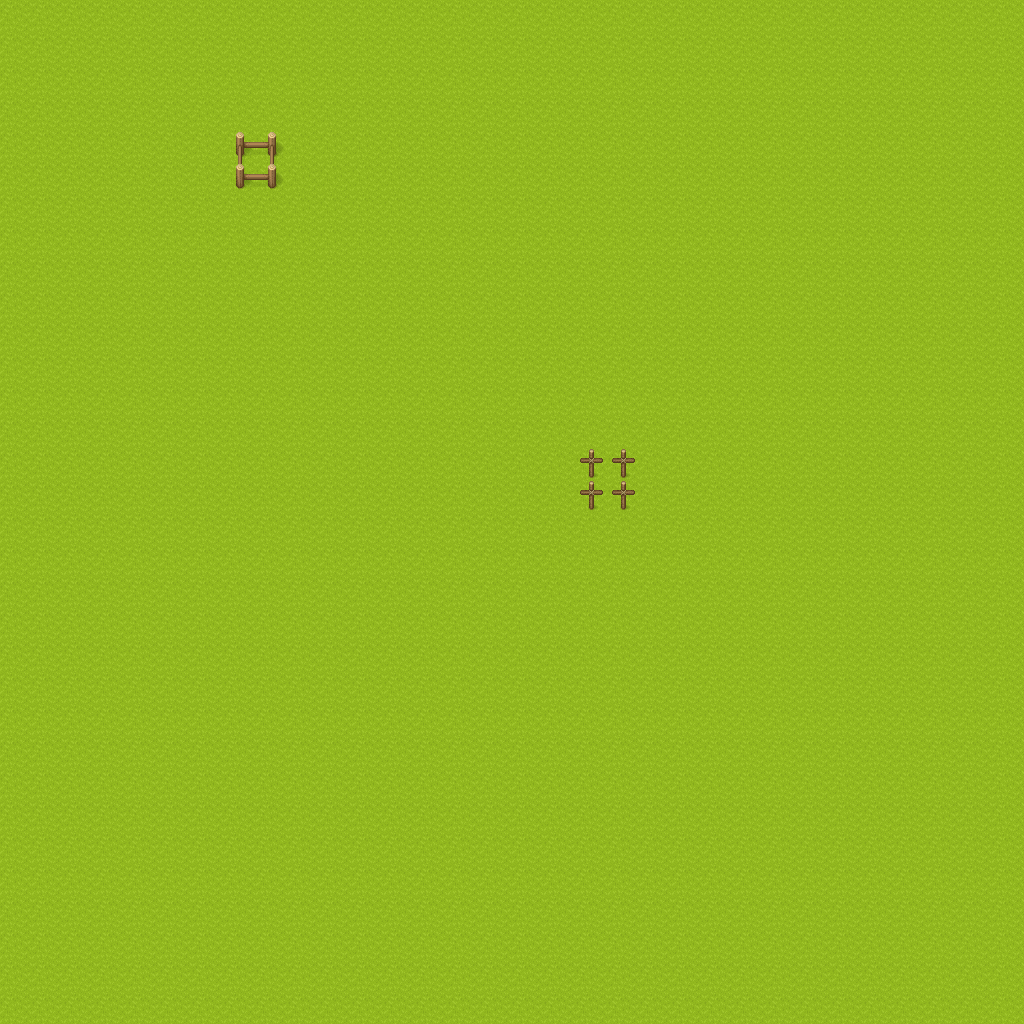

This game map was drawn from its Tiled (.tmx) file and the tilesets committed beside it. A one-line description and the full map source follow:
An orthogonal 32x32 tile map with 32x32 px tiles, 3 tile layers (ground, start, hamburgExit).

<map version="1.4" tiledversion="1.4.3" orientation="orthogonal" renderorder="right-down" width="32" height="32" tilewidth="32" tileheight="32" infinite="0" nextlayerid="5" nextobjectid="1">
 <editorsettings>
  <export target="gaengeviertel.json" format="json" />
 </editorsettings>
 <tileset firstgid="1" source="../cija_expansion.tsx" />
 <layer id="1" name="ground" width="32" height="32">
  <data encoding="csv">
1,1,1,1,1,1,1,1,1,1,1,1,1,1,1,1,1,1,1,1,1,1,1,1,1,1,1,1,1,1,1,1,
1,1,1,1,1,1,1,1,1,1,1,1,1,1,1,1,1,1,1,1,1,1,1,1,1,1,1,1,1,1,1,1,
1,1,1,1,1,1,1,1,1,1,1,1,1,1,1,1,1,1,1,1,1,1,1,1,1,1,1,1,1,1,1,1,
1,1,1,1,1,1,1,1,1,1,1,1,1,1,1,1,1,1,1,1,1,1,1,1,1,1,1,1,1,1,1,1,
1,1,1,1,1,1,1,1,1,1,1,1,1,1,1,1,1,1,1,1,1,1,1,1,1,1,1,1,1,1,1,1,
1,1,1,1,1,1,1,1,1,1,1,1,1,1,1,1,1,1,1,1,1,1,1,1,1,1,1,1,1,1,1,1,
1,1,1,1,1,1,1,1,1,1,1,1,1,1,1,1,1,1,1,1,1,1,1,1,1,1,1,1,1,1,1,1,
1,1,1,1,1,1,1,1,1,1,1,1,1,1,1,1,1,1,1,1,1,1,1,1,1,1,1,1,1,1,1,1,
1,1,1,1,1,1,1,1,1,1,1,1,1,1,1,1,1,1,1,1,1,1,1,1,1,1,1,1,1,1,1,1,
1,1,1,1,1,1,1,1,1,1,1,1,1,1,1,1,1,1,1,1,1,1,1,1,1,1,1,1,1,1,1,1,
1,1,1,1,1,1,1,1,1,1,1,1,1,1,1,1,1,1,1,1,1,1,1,1,1,1,1,1,1,1,1,1,
1,1,1,1,1,1,1,1,1,1,1,1,1,1,1,1,1,1,1,1,1,1,1,1,1,1,1,1,1,1,1,1,
1,1,1,1,1,1,1,1,1,1,1,1,1,1,1,1,1,1,1,1,1,1,1,1,1,1,1,1,1,1,1,1,
1,1,1,1,1,1,1,1,1,1,1,1,1,1,1,1,1,1,1,1,1,1,1,1,1,1,1,1,1,1,1,1,
1,1,1,1,1,1,1,1,1,1,1,1,1,1,1,1,1,1,1,1,1,1,1,1,1,1,1,1,1,1,1,1,
1,1,1,1,1,1,1,1,1,1,1,1,1,1,1,1,1,1,1,1,1,1,1,1,1,1,1,1,1,1,1,1,
1,1,1,1,1,1,1,1,1,1,1,1,1,1,1,1,1,1,1,1,1,1,1,1,1,1,1,1,1,1,1,1,
1,1,1,1,1,1,1,1,1,1,1,1,1,1,1,1,1,1,1,1,1,1,1,1,1,1,1,1,1,1,1,1,
1,1,1,1,1,1,1,1,1,1,1,1,1,1,1,1,1,1,1,1,1,1,1,1,1,1,1,1,1,1,1,1,
1,1,1,1,1,1,1,1,1,1,1,1,1,1,1,1,1,1,1,1,1,1,1,1,1,1,1,1,1,1,1,1,
1,1,1,1,1,1,1,1,1,1,1,1,1,1,1,1,1,1,1,1,1,1,1,1,1,1,1,1,1,1,1,1,
1,1,1,1,1,1,1,1,1,1,1,1,1,1,1,1,1,1,1,1,1,1,1,1,1,1,1,1,1,1,1,1,
1,1,1,1,1,1,1,1,1,1,1,1,1,1,1,1,1,1,1,1,1,1,1,1,1,1,1,1,1,1,1,1,
1,1,1,1,1,1,1,1,1,1,1,1,1,1,1,1,1,1,1,1,1,1,1,1,1,1,1,1,1,1,1,1,
1,1,1,1,1,1,1,1,1,1,1,1,1,1,1,1,1,1,1,1,1,1,1,1,1,1,1,1,1,1,1,1,
1,1,1,1,1,1,1,1,1,1,1,1,1,1,1,1,1,1,1,1,1,1,1,1,1,1,1,1,1,1,1,1,
1,1,1,1,1,1,1,1,1,1,1,1,1,1,1,1,1,1,1,1,1,1,1,1,1,1,1,1,1,1,1,1,
1,1,1,1,1,1,1,1,1,1,1,1,1,1,1,1,1,1,1,1,1,1,1,1,1,1,1,1,1,1,1,1,
1,1,1,1,1,1,1,1,1,1,1,1,1,1,1,1,1,1,1,1,1,1,1,1,1,1,1,1,1,1,1,1,
1,1,1,1,1,1,1,1,1,1,1,1,1,1,1,1,1,1,1,1,1,1,1,1,1,1,1,1,1,1,1,1,
1,1,1,1,1,1,1,1,1,1,1,1,1,1,1,1,1,1,1,1,1,1,1,1,1,1,1,1,1,1,1,1,
1,1,1,1,1,1,1,1,1,1,1,1,1,1,1,1,1,1,1,1,1,1,1,1,1,1,1,1,1,1,1,1
</data>
 </layer>
 <objectgroup id="2" name="floorLayer" />
 <layer id="3" name="start" width="32" height="32">
  <properties>
   <property name="startLayer" type="bool" value="true" />
  </properties>
  <data encoding="csv">
0,0,0,0,0,0,0,0,0,0,0,0,0,0,0,0,0,0,0,0,0,0,0,0,0,0,0,0,0,0,0,0,
0,0,0,0,0,0,0,0,0,0,0,0,0,0,0,0,0,0,0,0,0,0,0,0,0,0,0,0,0,0,0,0,
0,0,0,0,0,0,0,0,0,0,0,0,0,0,0,0,0,0,0,0,0,0,0,0,0,0,0,0,0,0,0,0,
0,0,0,0,0,0,0,0,0,0,0,0,0,0,0,0,0,0,0,0,0,0,0,0,0,0,0,0,0,0,0,0,
0,0,0,0,0,0,0,333,334,0,0,0,0,0,0,0,0,0,0,0,0,0,0,0,0,0,0,0,0,0,0,0,
0,0,0,0,0,0,0,348,349,0,0,0,0,0,0,0,0,0,0,0,0,0,0,0,0,0,0,0,0,0,0,0,
0,0,0,0,0,0,0,0,0,0,0,0,0,0,0,0,0,0,0,0,0,0,0,0,0,0,0,0,0,0,0,0,
0,0,0,0,0,0,0,0,0,0,0,0,0,0,0,0,0,0,0,0,0,0,0,0,0,0,0,0,0,0,0,0,
0,0,0,0,0,0,0,0,0,0,0,0,0,0,0,0,0,0,0,0,0,0,0,0,0,0,0,0,0,0,0,0,
0,0,0,0,0,0,0,0,0,0,0,0,0,0,0,0,0,0,0,0,0,0,0,0,0,0,0,0,0,0,0,0,
0,0,0,0,0,0,0,0,0,0,0,0,0,0,0,0,0,0,0,0,0,0,0,0,0,0,0,0,0,0,0,0,
0,0,0,0,0,0,0,0,0,0,0,0,0,0,0,0,0,0,0,0,0,0,0,0,0,0,0,0,0,0,0,0,
0,0,0,0,0,0,0,0,0,0,0,0,0,0,0,0,0,0,0,0,0,0,0,0,0,0,0,0,0,0,0,0,
0,0,0,0,0,0,0,0,0,0,0,0,0,0,0,0,0,0,0,0,0,0,0,0,0,0,0,0,0,0,0,0,
0,0,0,0,0,0,0,0,0,0,0,0,0,0,0,0,0,0,0,0,0,0,0,0,0,0,0,0,0,0,0,0,
0,0,0,0,0,0,0,0,0,0,0,0,0,0,0,0,0,0,0,0,0,0,0,0,0,0,0,0,0,0,0,0,
0,0,0,0,0,0,0,0,0,0,0,0,0,0,0,0,0,0,0,0,0,0,0,0,0,0,0,0,0,0,0,0,
0,0,0,0,0,0,0,0,0,0,0,0,0,0,0,0,0,0,0,0,0,0,0,0,0,0,0,0,0,0,0,0,
0,0,0,0,0,0,0,0,0,0,0,0,0,0,0,0,0,0,0,0,0,0,0,0,0,0,0,0,0,0,0,0,
0,0,0,0,0,0,0,0,0,0,0,0,0,0,0,0,0,0,0,0,0,0,0,0,0,0,0,0,0,0,0,0,
0,0,0,0,0,0,0,0,0,0,0,0,0,0,0,0,0,0,0,0,0,0,0,0,0,0,0,0,0,0,0,0,
0,0,0,0,0,0,0,0,0,0,0,0,0,0,0,0,0,0,0,0,0,0,0,0,0,0,0,0,0,0,0,0,
0,0,0,0,0,0,0,0,0,0,0,0,0,0,0,0,0,0,0,0,0,0,0,0,0,0,0,0,0,0,0,0,
0,0,0,0,0,0,0,0,0,0,0,0,0,0,0,0,0,0,0,0,0,0,0,0,0,0,0,0,0,0,0,0,
0,0,0,0,0,0,0,0,0,0,0,0,0,0,0,0,0,0,0,0,0,0,0,0,0,0,0,0,0,0,0,0,
0,0,0,0,0,0,0,0,0,0,0,0,0,0,0,0,0,0,0,0,0,0,0,0,0,0,0,0,0,0,0,0,
0,0,0,0,0,0,0,0,0,0,0,0,0,0,0,0,0,0,0,0,0,0,0,0,0,0,0,0,0,0,0,0,
0,0,0,0,0,0,0,0,0,0,0,0,0,0,0,0,0,0,0,0,0,0,0,0,0,0,0,0,0,0,0,0,
0,0,0,0,0,0,0,0,0,0,0,0,0,0,0,0,0,0,0,0,0,0,0,0,0,0,0,0,0,0,0,0,
0,0,0,0,0,0,0,0,0,0,0,0,0,0,0,0,0,0,0,0,0,0,0,0,0,0,0,0,0,0,0,0,
0,0,0,0,0,0,0,0,0,0,0,0,0,0,0,0,0,0,0,0,0,0,0,0,0,0,0,0,0,0,0,0,
0,0,0,0,0,0,0,0,0,0,0,0,0,0,0,0,0,0,0,0,0,0,0,0,0,0,0,0,0,0,0,0
</data>
 </layer>
 <layer id="4" name="hamburgExit" width="32" height="32">
  <properties>
   <property name="exitUrl" value="../main.json#gaengeviertelStart" />
  </properties>
  <data encoding="csv">
0,0,0,0,0,0,0,0,0,0,0,0,0,0,0,0,0,0,0,0,0,0,0,0,0,0,0,0,0,0,0,0,
0,0,0,0,0,0,0,0,0,0,0,0,0,0,0,0,0,0,0,0,0,0,0,0,0,0,0,0,0,0,0,0,
0,0,0,0,0,0,0,0,0,0,0,0,0,0,0,0,0,0,0,0,0,0,0,0,0,0,0,0,0,0,0,0,
0,0,0,0,0,0,0,0,0,0,0,0,0,0,0,0,0,0,0,0,0,0,0,0,0,0,0,0,0,0,0,0,
0,0,0,0,0,0,0,0,0,0,0,0,0,0,0,0,0,0,0,0,0,0,0,0,0,0,0,0,0,0,0,0,
0,0,0,0,0,0,0,0,0,0,0,0,0,0,0,0,0,0,0,0,0,0,0,0,0,0,0,0,0,0,0,0,
0,0,0,0,0,0,0,0,0,0,0,0,0,0,0,0,0,0,0,0,0,0,0,0,0,0,0,0,0,0,0,0,
0,0,0,0,0,0,0,0,0,0,0,0,0,0,0,0,0,0,0,0,0,0,0,0,0,0,0,0,0,0,0,0,
0,0,0,0,0,0,0,0,0,0,0,0,0,0,0,0,0,0,0,0,0,0,0,0,0,0,0,0,0,0,0,0,
0,0,0,0,0,0,0,0,0,0,0,0,0,0,0,0,0,0,0,0,0,0,0,0,0,0,0,0,0,0,0,0,
0,0,0,0,0,0,0,0,0,0,0,0,0,0,0,0,0,0,0,0,0,0,0,0,0,0,0,0,0,0,0,0,
0,0,0,0,0,0,0,0,0,0,0,0,0,0,0,0,0,0,0,0,0,0,0,0,0,0,0,0,0,0,0,0,
0,0,0,0,0,0,0,0,0,0,0,0,0,0,0,0,0,0,0,0,0,0,0,0,0,0,0,0,0,0,0,0,
0,0,0,0,0,0,0,0,0,0,0,0,0,0,0,0,0,0,0,0,0,0,0,0,0,0,0,0,0,0,0,0,
0,0,0,0,0,0,0,0,0,0,0,0,0,0,0,0,0,0,125,125,0,0,0,0,0,0,0,0,0,0,0,0,
0,0,0,0,0,0,0,0,0,0,0,0,0,0,0,0,0,0,125,125,0,0,0,0,0,0,0,0,0,0,0,0,
0,0,0,0,0,0,0,0,0,0,0,0,0,0,0,0,0,0,0,0,0,0,0,0,0,0,0,0,0,0,0,0,
0,0,0,0,0,0,0,0,0,0,0,0,0,0,0,0,0,0,0,0,0,0,0,0,0,0,0,0,0,0,0,0,
0,0,0,0,0,0,0,0,0,0,0,0,0,0,0,0,0,0,0,0,0,0,0,0,0,0,0,0,0,0,0,0,
0,0,0,0,0,0,0,0,0,0,0,0,0,0,0,0,0,0,0,0,0,0,0,0,0,0,0,0,0,0,0,0,
0,0,0,0,0,0,0,0,0,0,0,0,0,0,0,0,0,0,0,0,0,0,0,0,0,0,0,0,0,0,0,0,
0,0,0,0,0,0,0,0,0,0,0,0,0,0,0,0,0,0,0,0,0,0,0,0,0,0,0,0,0,0,0,0,
0,0,0,0,0,0,0,0,0,0,0,0,0,0,0,0,0,0,0,0,0,0,0,0,0,0,0,0,0,0,0,0,
0,0,0,0,0,0,0,0,0,0,0,0,0,0,0,0,0,0,0,0,0,0,0,0,0,0,0,0,0,0,0,0,
0,0,0,0,0,0,0,0,0,0,0,0,0,0,0,0,0,0,0,0,0,0,0,0,0,0,0,0,0,0,0,0,
0,0,0,0,0,0,0,0,0,0,0,0,0,0,0,0,0,0,0,0,0,0,0,0,0,0,0,0,0,0,0,0,
0,0,0,0,0,0,0,0,0,0,0,0,0,0,0,0,0,0,0,0,0,0,0,0,0,0,0,0,0,0,0,0,
0,0,0,0,0,0,0,0,0,0,0,0,0,0,0,0,0,0,0,0,0,0,0,0,0,0,0,0,0,0,0,0,
0,0,0,0,0,0,0,0,0,0,0,0,0,0,0,0,0,0,0,0,0,0,0,0,0,0,0,0,0,0,0,0,
0,0,0,0,0,0,0,0,0,0,0,0,0,0,0,0,0,0,0,0,0,0,0,0,0,0,0,0,0,0,0,0,
0,0,0,0,0,0,0,0,0,0,0,0,0,0,0,0,0,0,0,0,0,0,0,0,0,0,0,0,0,0,0,0,
0,0,0,0,0,0,0,0,0,0,0,0,0,0,0,0,0,0,0,0,0,0,0,0,0,0,0,0,0,0,0,0
</data>
 </layer>
</map>
